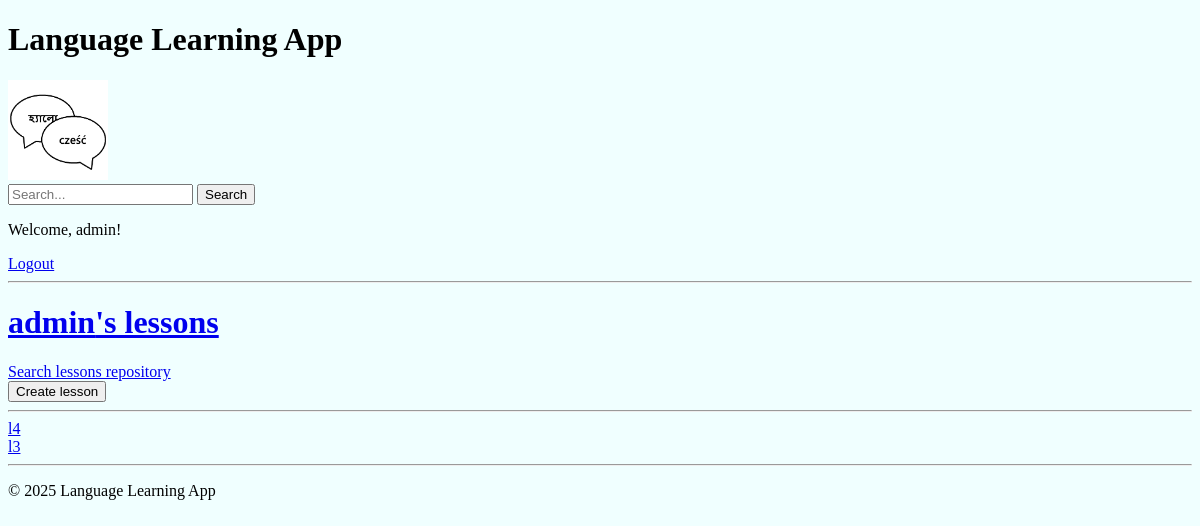
The app's page /my-lessons/1/ (signed in), older data.
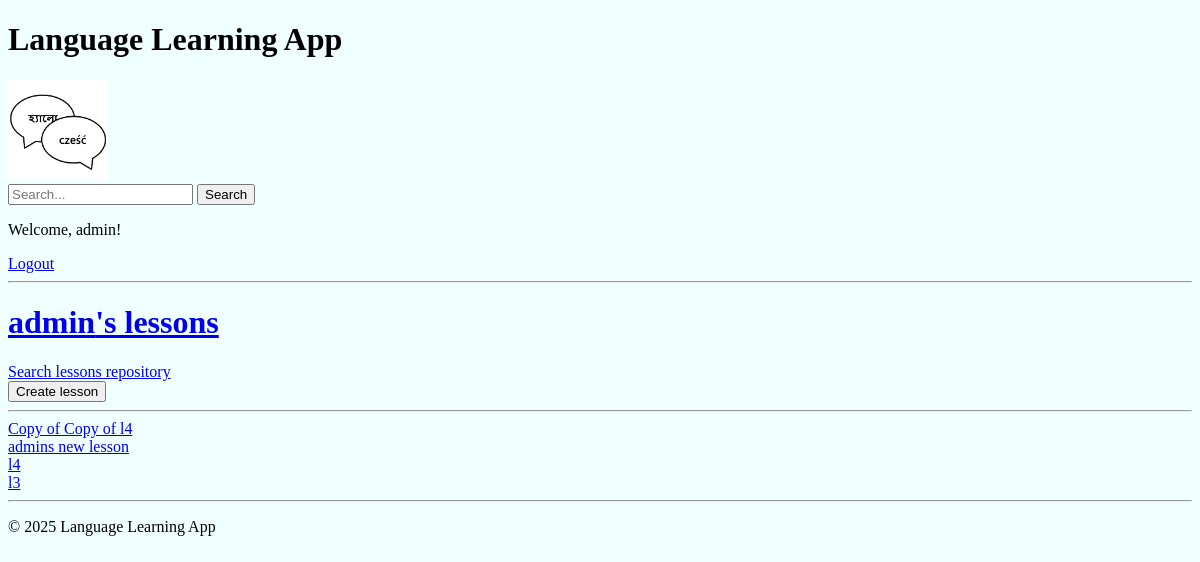
The same page, newer data.
### base/models.py (models this page shows, shortened)
class UserLesson(models.Model):
    user = models.ForeignKey(User, on_delete=models.CASCADE)
    lesson = models.ForeignKey(Lesson, on_delete=models.CASCADE)
    target_progress = models.IntegerField(default=3)
    class Meta:
        unique_together = ("user", "lesson")

class Lesson(models.Model):
    title = models.CharField(max_length=255)
    description = models.TextField()
    prompt_language = models.ForeignKey(
        Language, on_delete=models.CASCADE, related_name="prompt_lessons"
    )
    translation_language = models.ForeignKey(
        Language, on_delete=models.CASCADE, related_name="translation_lessons"
    )
    author = models.ForeignKey(
        User,
        on_delete=models.CASCADE,
        related_name="authored_lessons",
    )
    access_type = models.ForeignKey(AccessType, on_delete=models.PROTECT, default=1)
    original_lesson = models.ForeignKey(
        "self", null=True, blank=True, on_delete=models.SET_NULL
    )
    updated = models.DateTimeField(auto_now=True)
    created = models.DateTimeField(auto_now_add=True)

### base/views.py (the view)
# urls.py: path("my-lessons/<str:pk>/", views.myLessons, name="my-lessons"),
@login_required(login_url="login")
def myLessons(request, pk):
    user = User.objects.get(id=pk)
    if request.user.id != user.id and request.user.is_superuser == False:
        return HttpResponse("You are not allowed here!")
    user_lessons = UserLesson.objects.filter(user=user).order_by("-id")
    context = {
        "user": user,
        "my_lessons": user_lessons,
    }
    return render(request, "base/my_lessons.html", context)

### base/templates/base/my_lessons.html
{% extends "main.html" %}
{% block content %}
<h1><a href="{% url 'my-lessons' user.id %}">{{user.username}}'s lessons</a></h1>
<a href="{% url 'lessons-repository' %}">Search lessons repository</a>
<br>
<a href="{% url 'create-lesson' %}">
    <button type="button">Create lesson</button>
</a>
<hr>
<div class="my-lessons-container">
    <div>
    {% for my_lesson in my_lessons %}
        <div>
            <a href="{% url 'my-lesson-details' my_lesson.id %}">{{ my_lesson.lesson.title }}</a>
        </div>
    {% endfor %}
</div>
{% endblock content %}

Row changes from the older to the newer data that the page shows:
added UserLesson: lesson "Copy of Copy of l4"
added UserLesson: lesson "admins new lesson"
